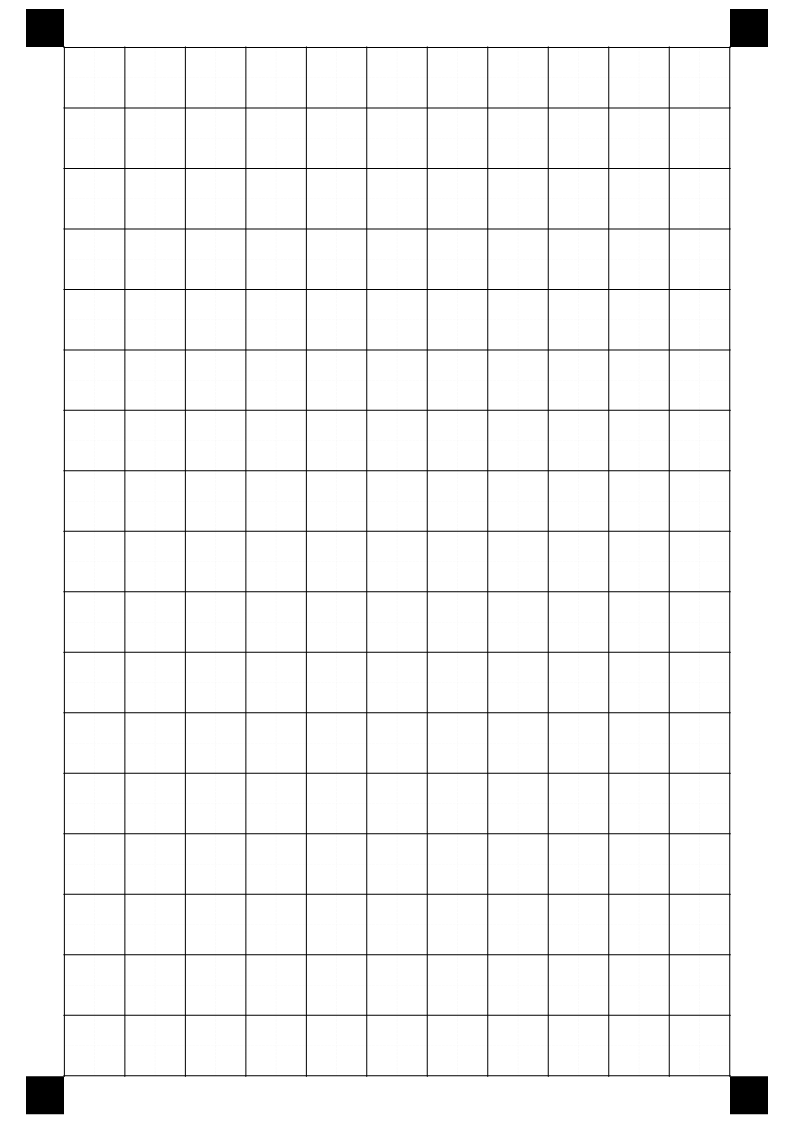
#> input picture handwriting_format/handwriting_format_test.png, 794 x 1123 px
$ python -i main.py   (imports and definitions only)
#> lines starting #> are read from the running program, lines starting #| are printed output that depends on the picture; after the words box and inside, x2 and y2 are one past the last pixel; in counts of white or black regions, pixels touching at a corner belong together
#> further down, picture is the input picture: shape (1123, 794); min 0, max 255, mean 246.3
from __future__ import annotations

import argparse
import json
import os
import re
import shutil
import subprocess
import sys
from concurrent.futures import ThreadPoolExecutor, as_completed
from pathlib import Path
from typing import List

import cv2
import numpy as np

from config import (
    CELL_MARGIN_RATIO_X,
    CELL_MARGIN_RATIO_Y,
    DEFAULT_FONTFORGE_CMD,
    DEFAULT_MAPPING_PATH,
    DEFAULT_POTRACE_CMD,
)
from glyphs import rasterize_cell, save_debug_png, save_pbm

IMAGE_EXTS = {".jpg", ".jpeg", ".png", ".bmp", ".tif", ".tiff"}
WARP_CELL_PX = 256


# [78 lines left out: functions natural_key, load_mapping, resolve_mapping_path, collect_images, run_command, vectorize_pbm, not called in this run]


def build_font_with_fontforge(fontforge_cmd: str, manifest_path: Path, out_ttf: Path) -> None:
    script_path = Path(__file__).resolve().parent / "build_font.py"
    run_command([fontforge_cmd, "-script", str(script_path), str(manifest_path), str(out_ttf)], stream=True)


# [4 lines left out: function _vectorize_job, not called in this run]


def order_points(pts: np.ndarray) -> np.ndarray:
    rect = np.zeros((4, 2), dtype="float32")
    s = pts.sum(axis=1)
    rect[0] = pts[np.argmin(s)]
    rect[2] = pts[np.argmax(s)]
    diff = np.diff(pts, axis=1)
    rect[1] = pts[np.argmin(diff)]
    rect[3] = pts[np.argmax(diff)]
    return rect


def find_grid_rect(gray: np.ndarray) -> np.ndarray | None:
    blur = cv2.GaussianBlur(gray, (5, 5), 0)
    th = cv2.adaptiveThreshold(
        blur,
        255,
        cv2.ADAPTIVE_THRESH_GAUSSIAN_C,
        cv2.THRESH_BINARY_INV,
        45,
        7,
    )
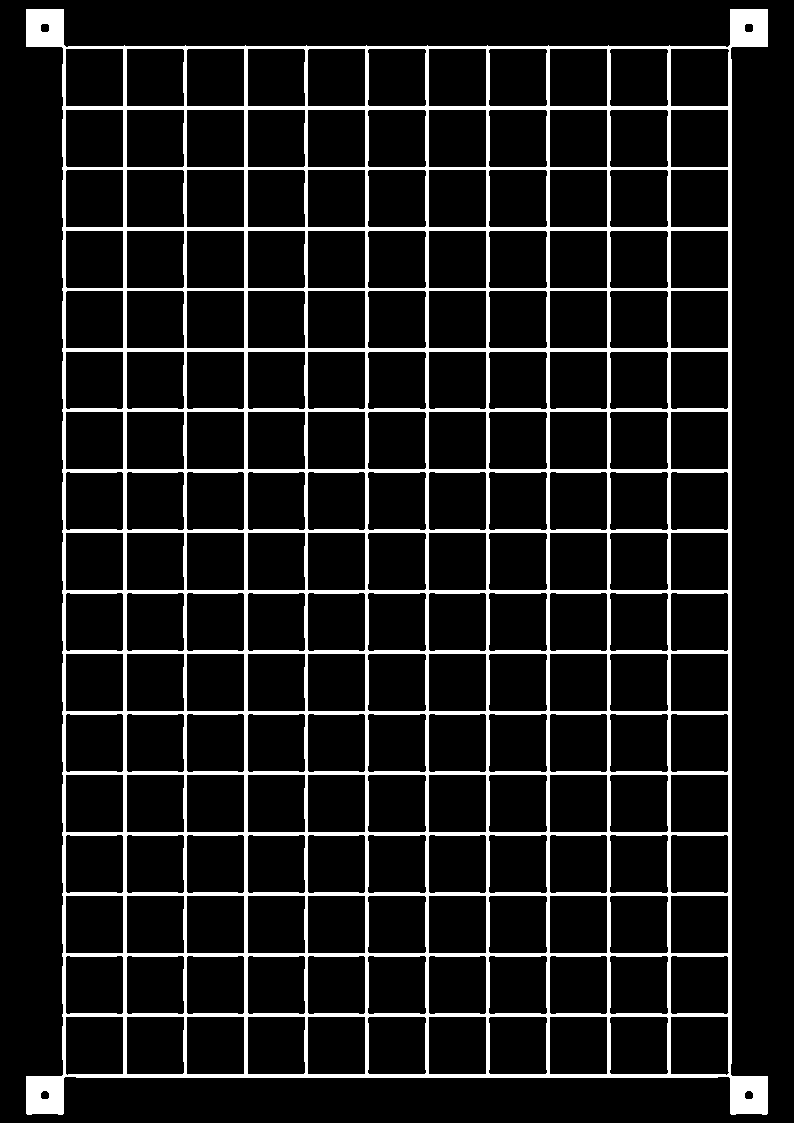
#> th: shape (1123, 794); 10.6% white; 1 white region, box (x1, y1, x2, y2) and area: (26, 9, 768, 1115) 94654

    h, w = gray.shape[:2]
#> h = 1123; w = 794
    h_kernel = cv2.getStructuringElement(cv2.MORPH_RECT, (max(40, w // 20), 1))
    v_kernel = cv2.getStructuringElement(cv2.MORPH_RECT, (1, max(40, h // 20)))
#> v_kernel = 56 values from 1 to 1
    h_lines = cv2.morphologyEx(th, cv2.MORPH_OPEN, h_kernel, iterations=1)
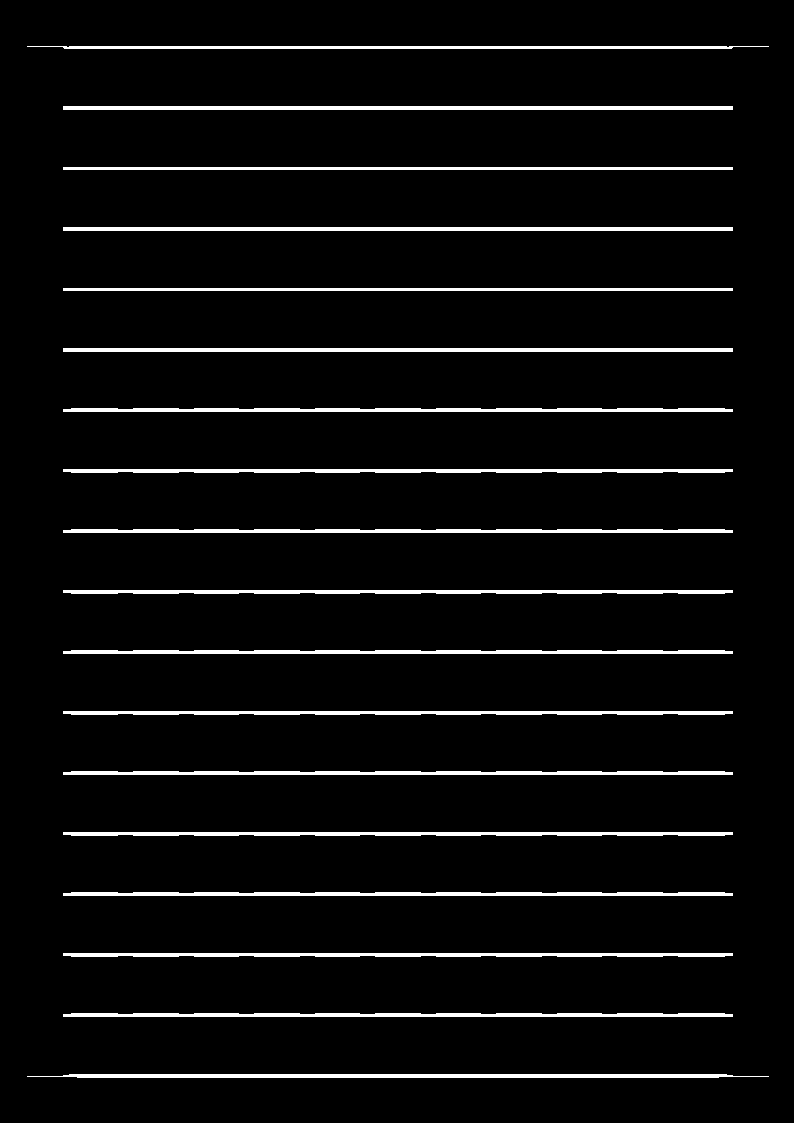
#> h_lines: shape (1123, 794); 5% white; 18 white regions, largest, box (x1, y1, x2, y2) and area: (27, 1074, 769, 1078) 2712, (63, 106, 733, 110) 2680, (63, 227, 733, 231) 2680
    v_lines = cv2.morphologyEx(th, cv2.MORPH_OPEN, v_kernel, iterations=1)
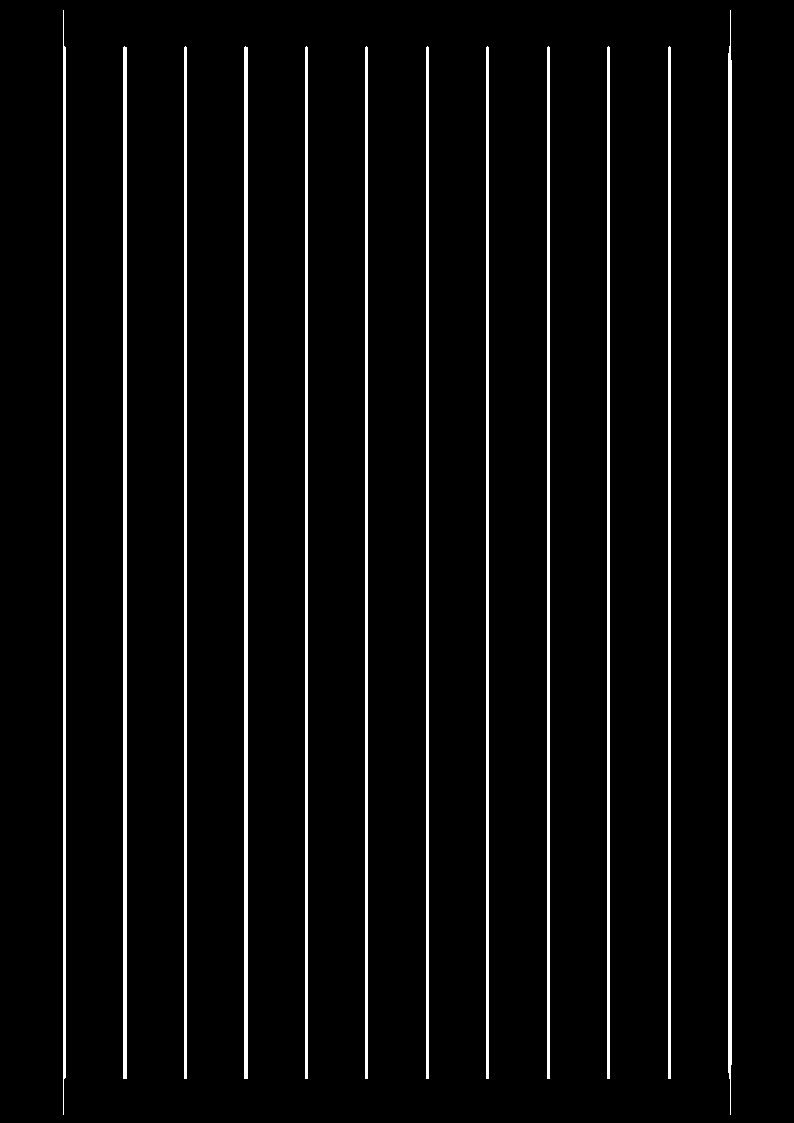
#> v_lines: shape (1123, 794); 4.5% white; 12 white regions, largest, box (x1, y1, x2, y2) and area: (728, 10, 732, 1115) 4163, (123, 46, 127, 1079) 4129, (244, 46, 248, 1079) 4129
    grid = cv2.bitwise_or(h_lines, v_lines)
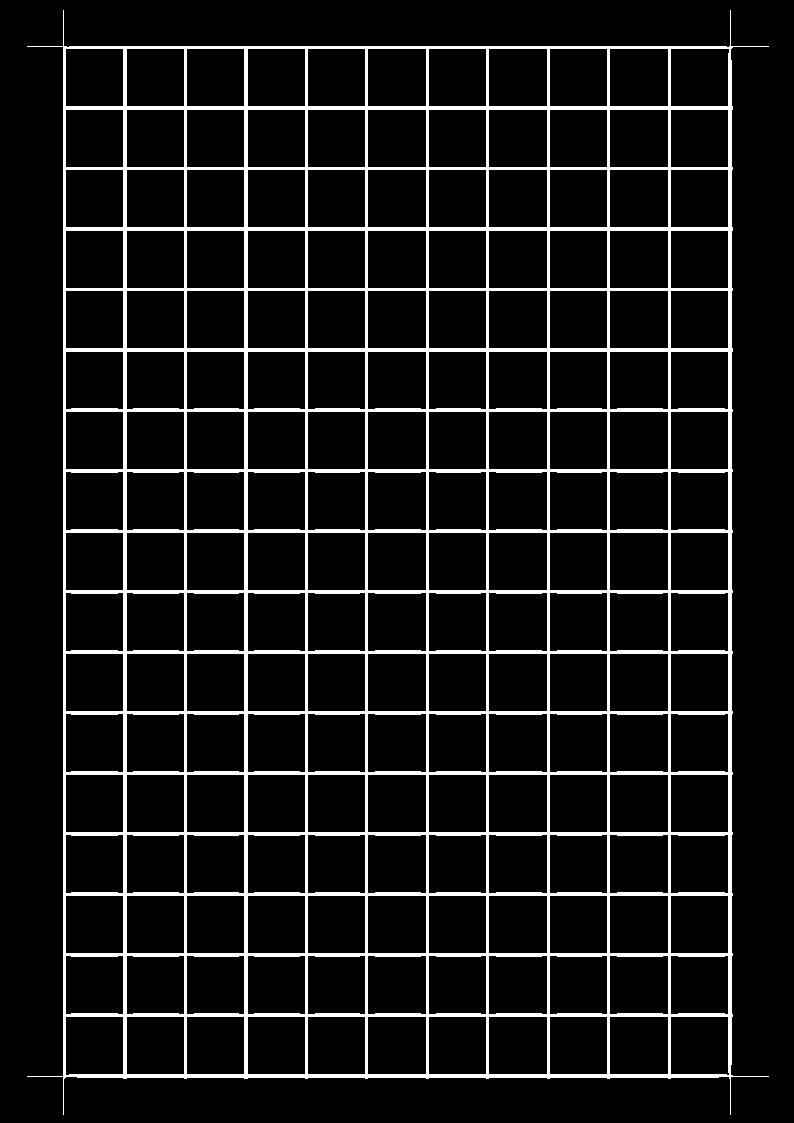
#> grid: shape (1123, 794); 9.3% white; 1 white region

    contours, _ = cv2.findContours(grid, cv2.RETR_EXTERNAL, cv2.CHAIN_APPROX_SIMPLE)
#> contours = 1 contour; box (x1, y1, x2, y2) and area: (27, 10, 769, 1115) 688755
    if not contours:
        return None

    image_area = float(h * w)
#> image_area = 891662
    best = None
    best_area = 0.0
    for c in contours:
        area = cv2.contourArea(c)
        if area < image_area * 0.10:
            continue
        x, y, cw, ch = cv2.boundingRect(c)
        if cw < w * 0.4 or ch < h * 0.4:
            continue
        if area > best_area:
            best = c
            best_area = area
#> this loop made 1 pass
#> (area, x, y, cw, ch, best_area) on pass 1: (688755, 27, 10, 742, 1105, 688755)
#> after the loop, best = contour of 154 points, box (x1, y1, x2, y2) (27, 10, 769, 1115), area 688755; best_area = 688755

    if best is None:
        best = max(contours, key=cv2.contourArea)

    peri = cv2.arcLength(best, True)
#> peri = 4000.3
    approx = cv2.approxPolyDP(best, 0.02 * peri, True)
#> approx = [[63, 10], [27, 1076], [730, 1114], [768, 46]]
    if len(approx) == 4:
        return order_points(approx.reshape(4, 2))
#> in order_points, `s = pts.sum(axis=1)`: s = [73, 1103, 1844, 814]
#> in order_points, `diff = np.diff(pts, axis=1)`: diff = [-53, 1049, 384, -722]

    rect = cv2.minAreaRect(best)
    return order_points(cv2.boxPoints(rect))


# [238 lines left out: functions warp_page_to_grid, crop_page_grid, create_manifest, build_pipeline, parse_args, main, not called in this run]


# [2 lines not run here, left out]

>>> import cv2
>>> picture = cv2.imread('../handwriting_format/handwriting_format_test.png', cv2.IMREAD_GRAYSCALE)
>>> result = find_grid_rect(picture)
#> result = [[63, 10], [768, 46], [730, 1114], [27, 1076]]
